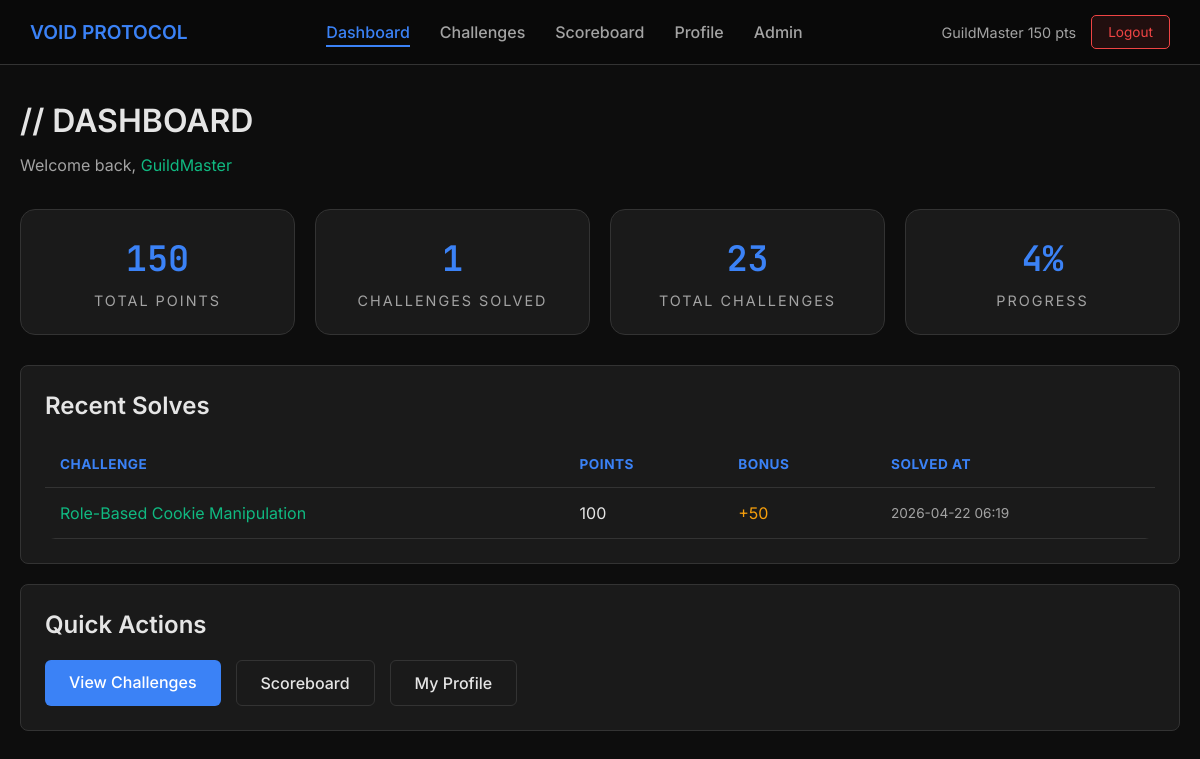
The page /dashboard (signed in) on the database its author committed.
### app.py (models this page shows)
class User(db.Model):
    id = db.Column(db.Integer, primary_key=True)
    username = db.Column(db.String(80), unique=True, nullable=False)
    email = db.Column(db.String(120), unique=True, nullable=False)
    password_hash = db.Column(db.String(255), nullable=False)
    is_admin = db.Column(db.Boolean, default=False)
    is_banned = db.Column(db.Boolean, default=False)
    score = db.Column(db.Integer, default=0)
    created_at = db.Column(db.DateTime, default=lambda: datetime.now(timezone.utc))
    solves = db.relationship('Solve', backref='user', lazy=True)

class Solve(db.Model):
    id = db.Column(db.Integer, primary_key=True)
    user_id = db.Column(db.Integer, db.ForeignKey('user.id'), nullable=False)
    challenge_id = db.Column(db.Integer, db.ForeignKey('challenge.id'), nullable=False)
    flag = db.Column(db.String(255), nullable=False)
    points_earned = db.Column(db.Integer, nullable=False)
    bonus_points = db.Column(db.Integer, default=0)
    solved_at = db.Column(db.DateTime, default=lambda: datetime.now(timezone.utc))

class Challenge(db.Model):
    id = db.Column(db.Integer, primary_key=True)
    title = db.Column(db.String(100), nullable=False)
    description = db.Column(db.Text, nullable=False)
    category = db.Column(db.String(50), nullable=False)
    points = db.Column(db.Integer, nullable=False)
    difficulty = db.Column(db.String(20), nullable=False)
    flag = db.Column(db.String(255), nullable=False, unique=True)
    file_path = db.Column(db.String(255), nullable=False)
    is_enabled = db.Column(db.Boolean, default=True)
    created_at = db.Column(db.DateTime, default=lambda: datetime.now(timezone.utc))
    solves = db.relationship('Solve', backref='challenge', lazy=True)

### app.py (the view)
@app.route('/dashboard')
@login_required
@not_banned
def dashboard():
    logger.info("Loading dashboard")
    try:
        user = db.session.get(User, session['user_id'])
        if not user:
            logger.error(f"User not found in session: {session.get('user_id')}")
            return redirect(url_for('logout'))
        total_challenges = Challenge.query.filter_by(is_enabled=True).count()
        solved_challenges = Solve.query.filter_by(user_id=user.id).count()
        recent_solves = Solve.query.filter_by(user_id=user.id).order_by(Solve.solved_at.desc()).limit(5).all()
        logger.info(f"Dashboard loaded for user {user.username}")
        return render_template('dashboard.html', user=user, total_challenges=total_challenges,
                              solved_challenges=solved_challenges, recent_solves=recent_solves)
    except Exception as e:
        logger.error(f"Error loading dashboard: {str(e)}", exc_info=True)
        return render_template('dashboard.html', user=user, total_challenges=0,
                              solved_challenges=0, recent_solves=[])

### app.py (called while the page is built)
def login_required(f):
    @wraps(f)
    def decorated_function(*args, **kwargs):
        if 'user_id' not in session:
            return redirect(url_for('login'))
        return f(*args, **kwargs)
    return decorated_function

def not_banned(f):
    @wraps(f)
    def decorated_function(*args, **kwargs):
        if 'user_id' in session:
            user = db.session.get(User, session['user_id'])
            if user and user.is_banned:
                session.clear()
                return redirect(url_for('login', banned=True))
        return f(*args, **kwargs)
    return decorated_function

### templates/dashboard.html (shortened to what this page needs)
{% extends "base.html" %}
{% block content %}
<div class="container">
    <h1>// DASHBOARD</h1>
    <p style="color: var(--text-secondary); margin-bottom: 30px;">Welcome back, <span style="color: var(--accent-green);">{{ user.username or 'User' }}</span></p>
    <div class="stats-grid">
        <div class="stat-card">
            <div class="stat-value">{{ user.score or 0 }}</div>
            <div class="stat-label">Total Points</div>
        </div>
        <div class="stat-card">
            <div class="stat-value">{{ solved_challenges or 0 }}</div>
            <div class="stat-label">Challenges Solved</div>
        </div>
        <div class="stat-card">
            <div class="stat-value">{{ total_challenges or 0 }}</div>
            <div class="stat-label">Total Challenges</div>
        </div>
        <div class="stat-card">
            <div class="stat-value">{{ "%.0f"|format((solved_challenges / total_challenges * 100) if total_challenges and total_challenges > 0 else 0) }}%</div>
            <div class="stat-label">Progress</div>
        </div>
    </div>
    <div class="card">
        <h2 style="margin-bottom: 20px;">Recent Solves</h2>
        {% if recent_solves and recent_solves|length > 0 %}
        <div class="scoreboard-table-wrapper">
            <table class="scoreboard-table">
                <thead>
                    <tr>
                        <th>Challenge</th>
                        <th>Points</th>
                        <th>Bonus</th>
                        <th>Solved At</th>
                    </tr>
                </thead>
                <tbody>
                    {% for solve in recent_solves %}
                    {% if solve and solve.challenge %}
                    <tr>
                        <td style="color: var(--accent-green);">{{ solve.challenge.title or 'Unknown' }}</td>
                        <td>{{ solve.points_earned or 0 }}</td>
                        <td style="color: var(--accent-yellow);">+{{ solve.bonus_points or 0 }}</td>
                        <td style="color: var(--text-secondary); font-size: 0.85em;">{{ solve.solved_at.strftime('%Y-%m-%d %H:%M') if solve.solved_at else 'N/A' }}</td>
                    </tr>
                    {% endif %}
                    {% endfor %}
                </tbody>
            </table>
        </div>
        {% else %}
        <p style="color: var(--text-secondary); text-align: center; padding: 30px;">No challenges solved yet. Start hacking!</p>
        {% endif %}
    </div>
    <div class="card">
        <h2 style="margin-bottom: 20px;">Quick Actions</h2>
        <div style="display: flex; gap: 15px; flex-wrap: wrap;">
            <a href="{{ url_for('challenges') }}" class="btn">View Challenges</a>
            <a href="{{ url_for('scoreboard') }}" class="btn btn-secondary">Scoreboard</a>
            <a href="{{ url_for('profile') }}" class="btn btn-secondary">My Profile</a>
        </div>
    </div>
</div>
{% endblock %}

### templates/base.html (shortened to what this page needs)
<!DOCTYPE html>
<html lang="en">
<head>
    <link rel="stylesheet" href="{{ url_for('static', filename='css/style.css') }}">
</head>
<body>
    {% if session.user_id %}
    <nav class="navbar">
        <a href="{{ url_for('dashboard') }}" class="nav-brand">VOID PROTOCOL</a>
        <ul class="nav-links">
            <li><a href="{{ url_for('dashboard') }}" class="{% if request.endpoint == 'dashboard' %}active{% endif %}">Dashboard</a></li>
            <li><a href="{{ url_for('challenges') }}" class="{% if request.endpoint == 'challenges' or request.endpoint == 'view_challenge' %}active{% endif %}">Challenges</a></li>
            <li><a href="{{ url_for('scoreboard') }}" class="{% if request.endpoint == 'scoreboard' %}active{% endif %}">Scoreboard</a></li>
            <li><a href="{{ url_for('profile') }}" class="{% if request.endpoint == 'profile' %}active{% endif %}">Profile</a></li>
            {% if user.is_admin %}
            <li><a href="{{ url_for('admin') }}" class="{% if request.endpoint.startswith('admin') %}active{% endif %}">Admin</a></li>
            {% endif %}
        </ul>
        <div class="nav-user">
            <div class="nav-user-info">
                {{ user.username }} <span>{{ user.score }} pts</span>
            </div>
            <a href="{{ url_for('logout') }}" class="nav-logout">Logout</a>
        </div>
    </nav>
    {% endif %}
    <main class="main-content">
        {% block content %}{% endblock %}
    </main>
</body>
</html>

### static/css/style.css (style rules this page uses)
* { margin: 0; padding: 0; box-sizing: border-box; }
:root { --bg-dark: #0d0d0d; --bg-darker: #080808; --bg-card: #1a1a1a; --bg-card-hover: #222222; --accent-blue: #3b82f6; --accent-cyan: #06b6d4; --accent-green: #10b981; --accent-red: #ef4444; --accent-yellow: #f59e0b; --text-primary: #e5e5e5; --text-secondary: #a3a3a3; --text-muted: #737373; --border-color: #333333; --border-hover: #444444; }
body { font-family: 'Inter', sans-serif; background: var(--bg-dark); min-height: 100vh; color: var(--text-primary); overflow-x: hidden; }
h1, h2, h3, h4, h5, h6 { font-family: 'Inter', sans-serif; font-weight: 600; line-height: 1.3; }
h1 { color: var(--text-primary); margin-bottom: 10px; }
h2 { color: var(--text-primary); margin-bottom: 15px; }
p { line-height: 1.7; margin-bottom: 15px; }
.container { max-width: 1400px; margin: 0 auto; padding: 20px; }
.navbar { background: rgba(10, 10, 10, 0.95); backdrop-filter: blur(20px); border-bottom: 1px solid var(--border-color); padding: 15px 30px; position: fixed; top: 0; left: 0; right: 0; z-index: 1000; display: flex; justify-content: space-between; align-items: center; flex-wrap: wrap; gap: 10px; }
.nav-brand { font-family: 'Inter', sans-serif; font-size: 1.2em; font-weight: 600; color: var(--accent-blue); text-decoration: none; white-space: nowrap; }
.nav-links { display: flex; gap: 30px; list-style: none; flex-wrap: wrap; }
.nav-links a { color: var(--text-secondary); text-decoration: none; font-weight: 500; transition: all 0.3s ease; position: relative; }
.nav-links a:hover, .nav-links a.active { color: var(--accent-blue); }
.nav-links a::after { content: ''; position: absolute; bottom: -5px; left: 0; width: 0; height: 2px; background: var(--accent-blue); transition: width 0.3s ease; }
.nav-links a:hover::after, .nav-links a.active::after { width: 100%; }
.nav-user { display: flex; align-items: center; gap: 15px; flex-wrap: wrap; }
.nav-user-info { color: var(--text-secondary); font-size: 0.9em; white-space: nowrap; }
.nav-logout { padding: 8px 16px; background: rgba(239, 68, 68, 0.1); border: 1px solid var(--accent-red); color: var(--accent-red); border-radius: 5px; text-decoration: none; font-size: 0.85em; transition: all 0.3s ease; white-space: nowrap; }
.main-content { margin-top: 80px; min-height: calc(100vh - 80px); }
.card { background: var(--bg-card); border: 1px solid var(--border-color); border-radius: 8px; padding: 24px; margin-bottom: 20px; transition: all 0.3s ease; }
.btn { padding: 12px 24px; background: var(--accent-blue); border: none; border-radius: 6px; color: white; font-weight: 500; font-family: 'Inter', sans-serif; cursor: pointer; transition: all 0.3s ease; text-decoration: none; display: inline-block; text-align: center; }
.btn-secondary { background: transparent; border: 1px solid var(--border-color); color: var(--text-primary); }
.scoreboard-table-wrapper { overflow-x: auto; -webkit-overflow-scrolling: touch; margin-top: 20px; border-radius: 10px; }
.scoreboard-table { width: 100%; border-collapse: collapse; min-width: 600px; }
.scoreboard-table th, .scoreboard-table td { padding: 15px; text-align: left; border-bottom: 1px solid var(--border-color); }
.scoreboard-table th { color: var(--accent-blue); font-family: 'Inter', sans-serif; font-size: 0.85em; text-transform: uppercase; letter-spacing: 0.5px; white-space: nowrap; }
.stats-grid { display: grid; grid-template-columns: repeat(auto-fit, minmax(250px, 1fr)); gap: 20px; margin-bottom: 30px; }
.stat-card { background: var(--bg-card); border: 1px solid var(--border-color); border-radius: 15px; padding: 25px; text-align: center; transition: all 0.3s ease; }
.stat-value { font-size: 2.2em; font-weight: 600; color: var(--accent-blue); font-family: 'JetBrains Mono', monospace; }
.stat-label { color: var(--text-secondary); font-size: 0.9em; text-transform: uppercase; letter-spacing: 2px; margin-top: 10px; }
.main-content > * { animation: fadeInUp 0.6s ease forwards; }
.main-content > *:nth-child(1) { animation-delay: 0.1s; }

### rows shown on the page
User: username "GuildMaster", score "150"
Solve: challenge "Role-Based Cookie Manipulation", points_earned "100", bonus_points "50", solved_at "2026-04-22 06:19"

### other values the page prints
{{ solved_challenges or 0 }} "1"
{{ total_challenges or 0 }} "23"
